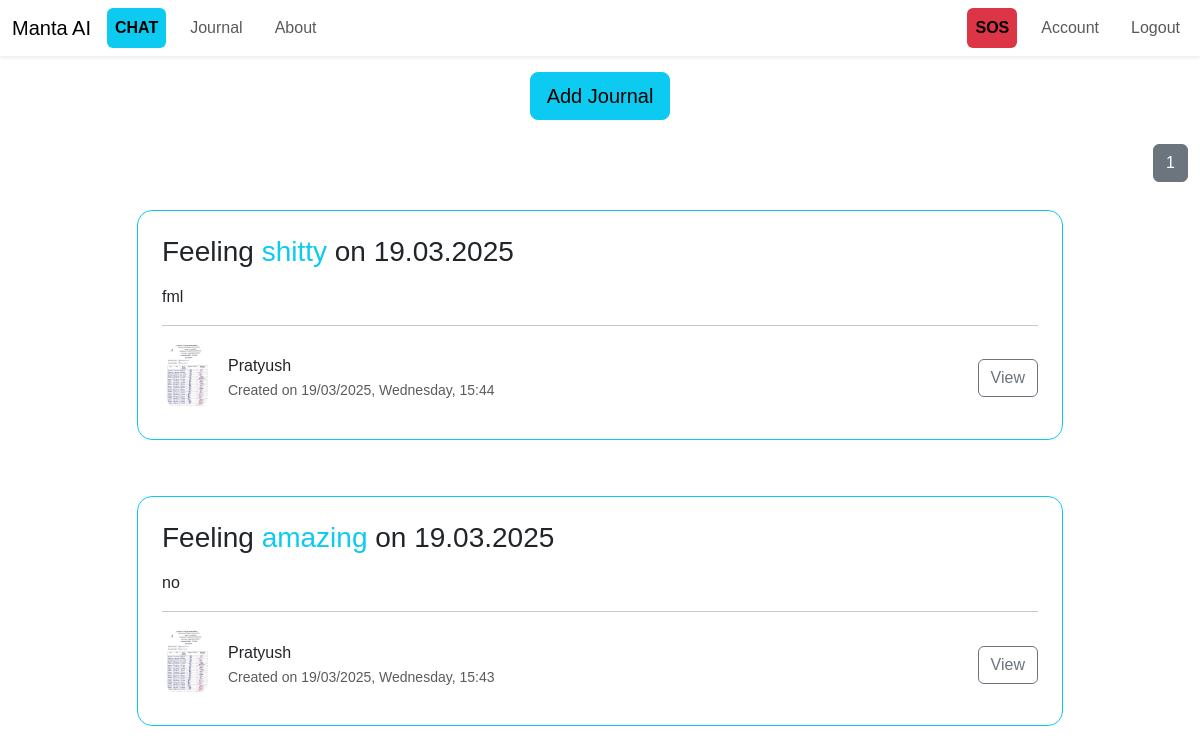
The app's page /all_journals (signed in) with its own data.
### ChatbotWebsite/models.py (models this page shows, shortened)
class Journal(db.Model):
    id = db.Column(db.Integer, primary_key=True)
    timestamp = db.Column(db.DateTime, nullable=False, default=datetime.now)
    mood = db.Column(db.String(30), nullable=False)
    content = db.Column(db.String(3000), nullable=False)
    user_id = db.Column(db.Integer, db.ForeignKey(
        'user.id'), nullable=False)  # Foreign key to User Class

class User(db.Model, UserMixin):
    id = db.Column(db.Integer, primary_key=True)
    username = db.Column(db.String(20), unique=True, nullable=False)
    email = db.Column(db.String(120), unique=True, nullable=False)
    password = db.Column(db.String(60), nullable=False)
    profile_image = db.Column(
        db.String(20), nullable=False, default='default.jpg')
    messages = db.relationship('ChatMessage', backref='user', lazy=True)
    journals = db.relationship('Journal', backref='user', lazy=True)

### ChatbotWebsite/journal/routes.py (the view)
@journals.route("/all_journals")
@login_required
def all_journals():
    page = request.args.get("page", 1, type=int)  # Pagination
    journals = (
        Journal.query.filter_by(user_id=current_user.id)
        .order_by(Journal.timestamp.desc())
        .paginate(page=page, per_page=5)
    )
    return render_template("all_journals.html", title="Journals", journals=journals)

### ChatbotWebsite/models.py (called while the page is built)
@login_manager.user_loader
def load_user(user_id):
    return User.query.get(int(user_id))

### ChatbotWebsite/templates/all_journals.html
{% extends 'layout.html' %}
{% block content %}
    <div class="container-fluid d-grid">
        <a class="btn mx-auto mt-3 mb-4 btn-info btn-lg" href="{{url_for('journals.new_journal')}}">Add Journal</a>
        <div class="ms-auto">
            {% for page_num in journals.iter_pages(left_edge=1,right_edge=1, left_current=1,right_current=1) %}
                {%if page_num%}
                    {%if journals.page ==page_num%}
                    <a href="{{url_for('journals.all_journals',page=page_num)}}" class="btn btn-secondary mb-4">{{page_num}}</a>
                    {%else%}
                        <a href="{{url_for('journals.all_journals',page=page_num)}}" class="btn btn-outline-secondary mb-4">{{page_num}}</a>
                    {%endif%}
                {%else%}
                    ...
                {%endif%}
            {% endfor %}
        </div>
        {% for journal in journals.items %}
            <div class="container py-1">
            <div class="row d-flex justify-content-center align-items-center">
                <div class="col col-10">
                <div class="card mb-5 border-info" style="border-radius: 15px;">
                    <div class="card-body p-4">
                    <h3 class="mb-3">Feeling <a href="{{url_for('journals.journal',journal_id=journal.id)}}" class="text-info text-decoration-none">{{journal.mood}}</a> on {{journal.timestamp.strftime('%d.%m.%Y')}}</h3>
                    <p class="text-truncate">{{journal.content}} </p>
                    <hr class="my-3">
                    <div class="d-flex justify-content-start align-items-center">
                        <img src="{{url_for('static',filename='profile_images/'+current_user.profile_image)}}" alt="profile-avatar"
                            class="img-fluid rounded-circle me-3" width="50">
                        <div class="col">
                            <p class="mb-0">{{journal.user.username}}</p>
                            <small class="text-muted">Created on {{journal.timestamp.strftime('%d/%m/%Y, %A, %H:%M')}}</small>
                        </div>
                        <a href="{{url_for('journals.journal',journal_id=journal.id)}}" class="btn btn-outline-secondary">View</a>
                    </div>
                    </div>
                </div>
                </div>
            </div>
            </div>
        {% endfor %}
    </div>
{% endblock content%}

### ChatbotWebsite/templates/layout.html (shortened to what this page needs)
<!DOCTYPE html>
<html lang="en">
  <head>
    <link href="https://cdn.jsdelivr.net/npm/bootstrap@5.3.0-alpha3/dist/css/bootstrap.min.css" rel="stylesheet">
    <link
      rel="stylesheet"
      href="{{ url_for('static', filename='styles/layout.css') }}"
    />
  </head>
  <body>
    {%block navigation%}
    <nav
      id="navigation-bar"
      class="navbar navbar-expand-lg bg-light.bg-gradient shadow-sm"
    >
      <div class="container-fluid">
        <a class="navbar-brand" href="{{url_for('main.home')}}"
          >Manta AI</a
        >
        <div
          class="collapse navbar-collapse ml-5 d-flex justify-content-between"
          id="navbarNavDropdown"
        >
          <ul class="navbar-nav gap-3">
            <li class="nav-item bg-info text-black rounded">
              <a
                class="nav-link active fw-bold"
                aria-current="page"
                href="{{url_for('chatbot.chat')}}"
                >CHAT</a
              >
            </li>
            <li class="nav-item rounded">
              <a
                class="nav-link"
                aria-current="page"
                href="{{url_for('journals.all_journals')}}"
                >Journal</a
              >
            </li>
            <li class="nav-item rounded">
              <a
                class="nav-link"
                aria-current="page"
                href="{{url_for('main.about')}}"
                >About</a
              >
            </li>
          </ul>
          <ul class="navbar-nav gap-3">
            <li class="nav-item bg-danger rounded">
              <a class="sos nav-link active fw-bold" href="{{url_for('main.sos')}}">SOS</a>
            </li>
            {%if current_user.is_authenticated%}
            <li class="nav-item">
              <a class="nav-link" href="{{url_for('users.account')}}">Account</a>
            </li>
            <li class="nav-item">
              <a class="nav-link" href="{{url_for('users.logout')}}">Logout</a>
            </li>
            {%endif%}
          </ul>
        </div>
      </div>
    </nav>
    {%endblock navigation%}  {% block content%} {% endblock content %}
  </body>
</html>

### ChatbotWebsite/static/styles/layout.css (style rules this page uses)
body { font-family: Arial, Helvetica, sans-serif; }

### records on screen
Journal: mood "shitty", timestamp "19.03.2025", content "fml", profile_image (picture), user.username "Pratyush", timestamp "19/03/2025, Wednesday, 15:44"
Journal: mood "amazing", timestamp "19.03.2025", content "no", profile_image (picture), user.username "Pratyush", timestamp "19/03/2025, Wednesday, 15:43"

### other values on screen
{{ page_num }} "1"
